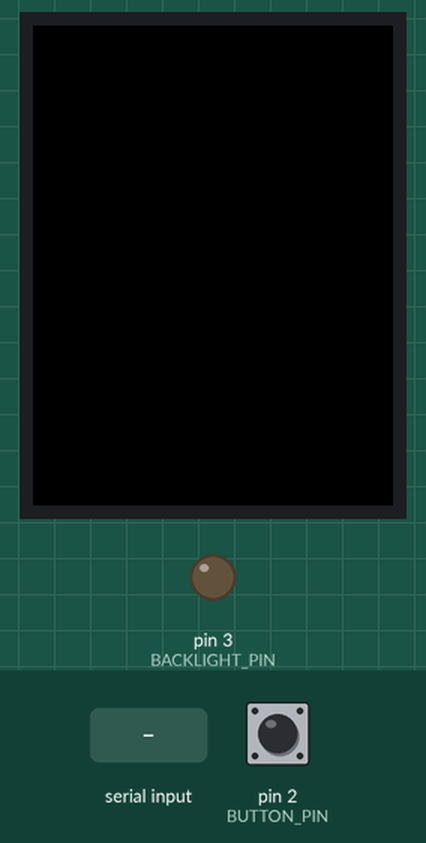
Recording of a sketch running on a simulated Arduino Uno, built with avr-gcc and run on an emulated ATmega328P. On the bench: 240×320 colour display, output pins drawn as LEDs (lit = HIGH). The test bench sets the inputs (shaded band); at power-on: pin 2 (BUTTON_PIN) LOW.

Above: at 1.4 s.
1.5 s: pin 2 (BUTTON_PIN) pulled HIGH for 0.15 s
At 1.57 s:
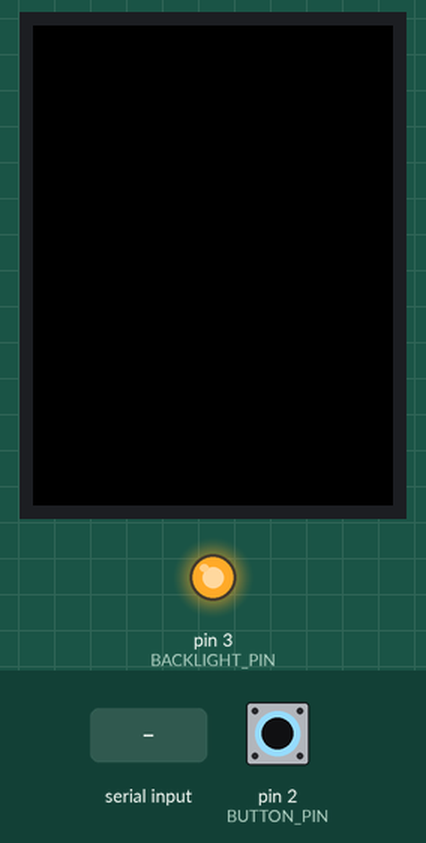
3.1 s: "1" received over Serial
At 3.6 s:
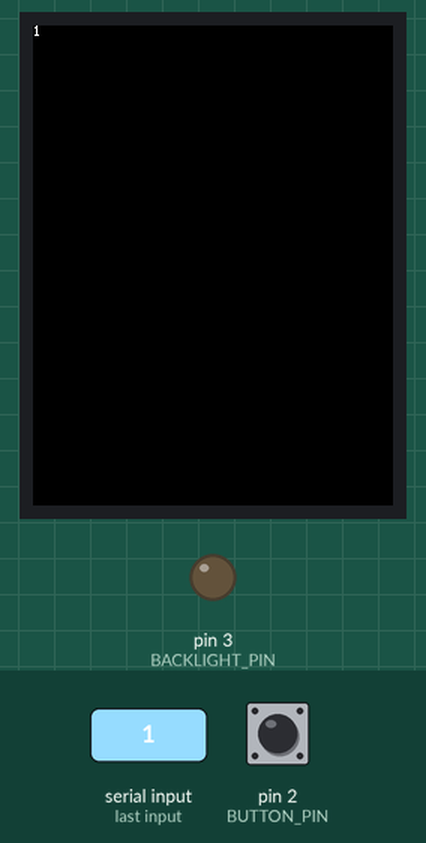
4.6 s: "0" received over Serial
6.1 s: pin 2 (BUTTON_PIN) pulled HIGH for 1 s
At 6.8 s:
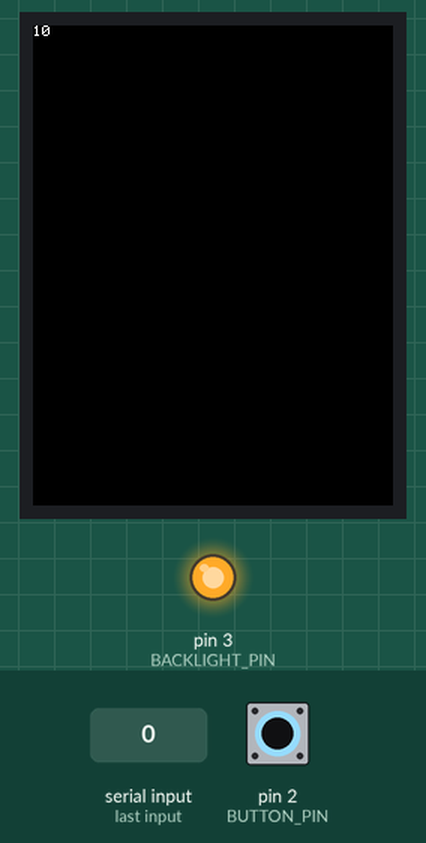
8.6 s: pin 2 (BUTTON_PIN) pulled HIGH for 3.2 s
At 12.7 s:
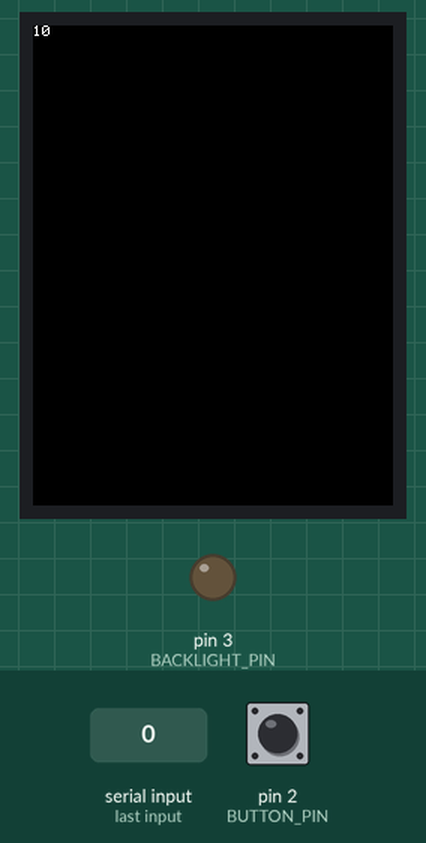
Timing chart, 0 to 14.2 s (numbered marks = the images above; inputs shaded):
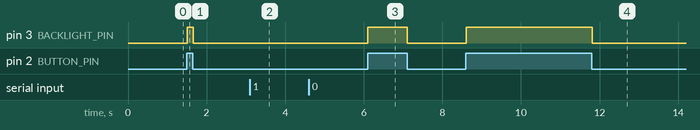

Measured:
- after the input at 1.5 s, pin 3 (BACKLIGHT_PIN): LOW → HIGH at once, → LOW 0.15 s later
- after the input at 6.1 s, pin 3 (BACKLIGHT_PIN): LOW → HIGH at once, → LOW 1.0 s later
- after the input at 8.6 s, pin 3 (BACKLIGHT_PIN): LOW → HIGH at once, → LOW 3.2 s later

The sketch:

udoo.ino
```cpp
// IMPORTANT: Adafruit_TFTLCD LIBRARY MUST BE SPECIFICALLY
// CONFIGURED FOR EITHER THE TFT SHIELD OR THE BREAKOUT BOARD.
// SEE RELEVANT COMMENTS IN Adafruit_TFTLCD.h FOR SETUP.

#include <Adafruit_GFX.h>    // Core graphics library
#include <Adafruit_TFTLCD.h> // Hardware-specific library

// The control pins for the LCD can be assigned to any digital or
// analog pins...but we'll use the analog pins as this allows us to
// double up the pins with the touch screen (see the TFT paint example).
#define LCD_CS A3 // Chip Select goes to Analog 3
#define LCD_CD A2 // Command/Data goes to Analog 2
#define LCD_WR A1 // LCD Write goes to Analog 1
#define LCD_RD A0 // LCD Read goes to Analog 0

#define LCD_RESET A4 // Can alternately just connect to Arduino's reset pin

// When using the BREAKOUT BOARD only, use these 8 data lines to the LCD:
// For the Arduino Uno, Duemilanove, Diecimila, etc.:
//   D0 connects to digital pin 8  (Notice these are
//   D1 connects to digital pin 9   NOT in order!)
//   D2 connects to digital pin 2
//   D3 connects to digital pin 3
//   D4 connects to digital pin 4
//   D5 connects to digital pin 5
//   D6 connects to digital pin 6
//   D7 connects to digital pin 7
// For the Arduino Mega, use digital pins 22 through 29
// (on the 2-row header at the end of the board).

// Assign human-readable names to some common 16-bit color values:
#define BLACK   0x0000
#define BLUE    0x001F
#define RED     0xF800
#define GREEN   0x07E0
#define CYAN    0x07FF
#define MAGENTA 0xF81F
#define YELLOW  0xFFE0
#define WHITE   0xFFFF

#define BACKLIGHT_PIN 3
#define BUTTON_PIN 2

Adafruit_TFTLCD tft(LCD_CS, LCD_CD, LCD_WR, LCD_RD, LCD_RESET);
// If using the shield, all control and data lines are fixed, and
// a simpler declaration can optionally be used:
// Adafruit_TFTLCD tft;

void setup(void) {
  Serial.begin(9600);
  pinMode(BACKLIGHT_PIN, OUTPUT);
  pinMode(BUTTON_PIN, INPUT);

  tft.reset();
  uint16_t identifier = tft.readID();
  tft.begin(identifier);
  tft.setRotation(2);
  tft.setCursor(0, 0);
  tft.fillScreen(BLACK);
}

String data = ""; //this will hold the data to print to the lcd
void loop(void) {
  bool receivedData = false; //we need to prove data was received

  // Light the backlight if the button is held
  if (digitalRead(BUTTON_PIN) == HIGH) {
    digitalWrite(BACKLIGHT_PIN, HIGH);
  } else {
    digitalWrite(BACKLIGHT_PIN, LOW);
  }
  while (Serial.available()) {
    if (!receivedData) {
      // We started receiving data
      receivedData = true;
      data = "";
    }
    char inChar = (char)Serial.read();
    data += inChar;

    // The control character will be the pound sign. The presence of this will reset and refresh the screen.
    // Be careful not to be able to include this symbol in your bash script.
    if (data.indexOf('#') >= 0) {
      tft.setCursor(0, 0);
      tft.fillScreen(BLACK);
      data.replace("#", "");
    }
  }
  // Received data, print to LCD
  if (receivedData) {
    tft.print(data);
    receivedData = false;
  }
  delay(15); // Give the serial some time.
}
```
